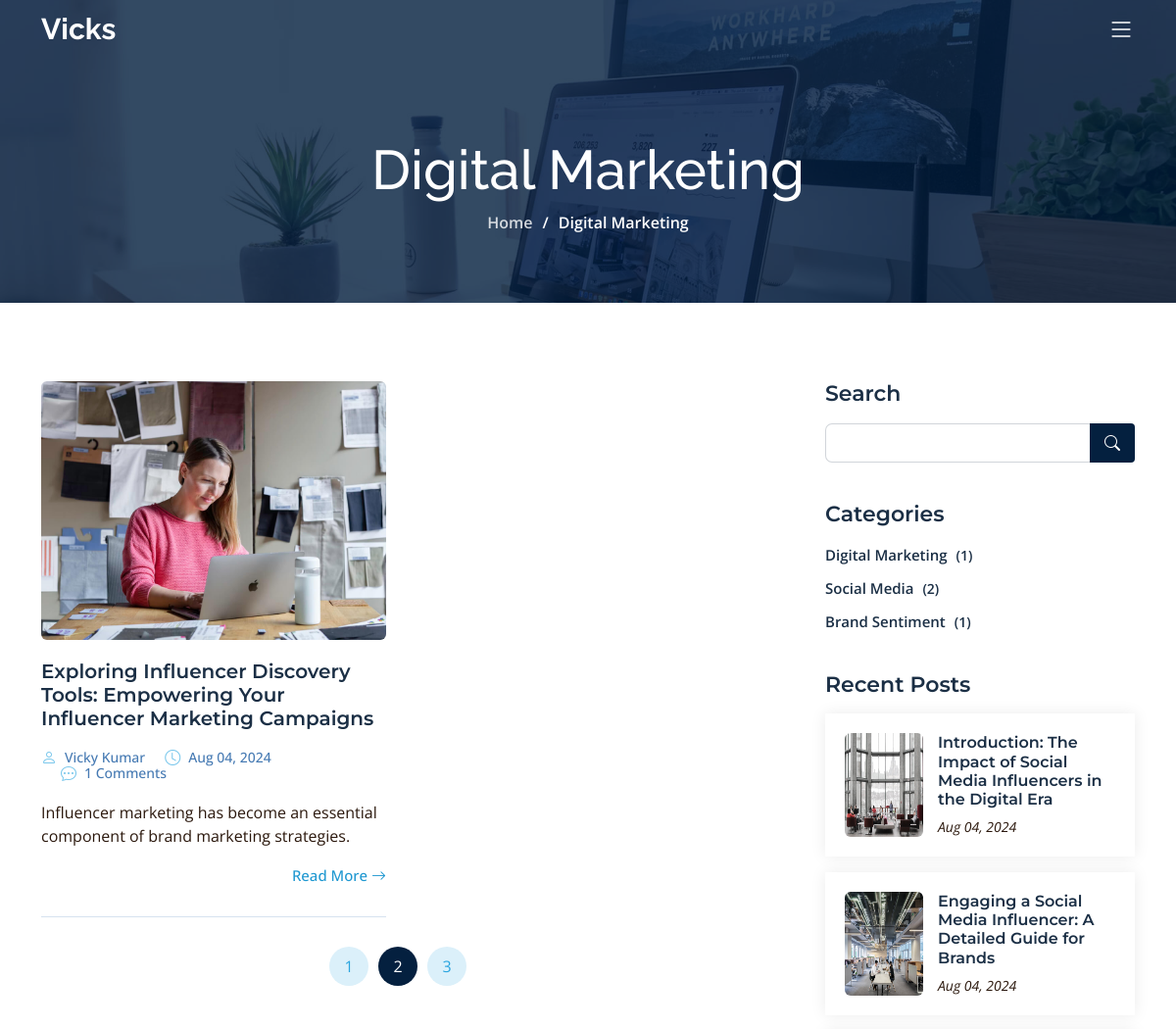
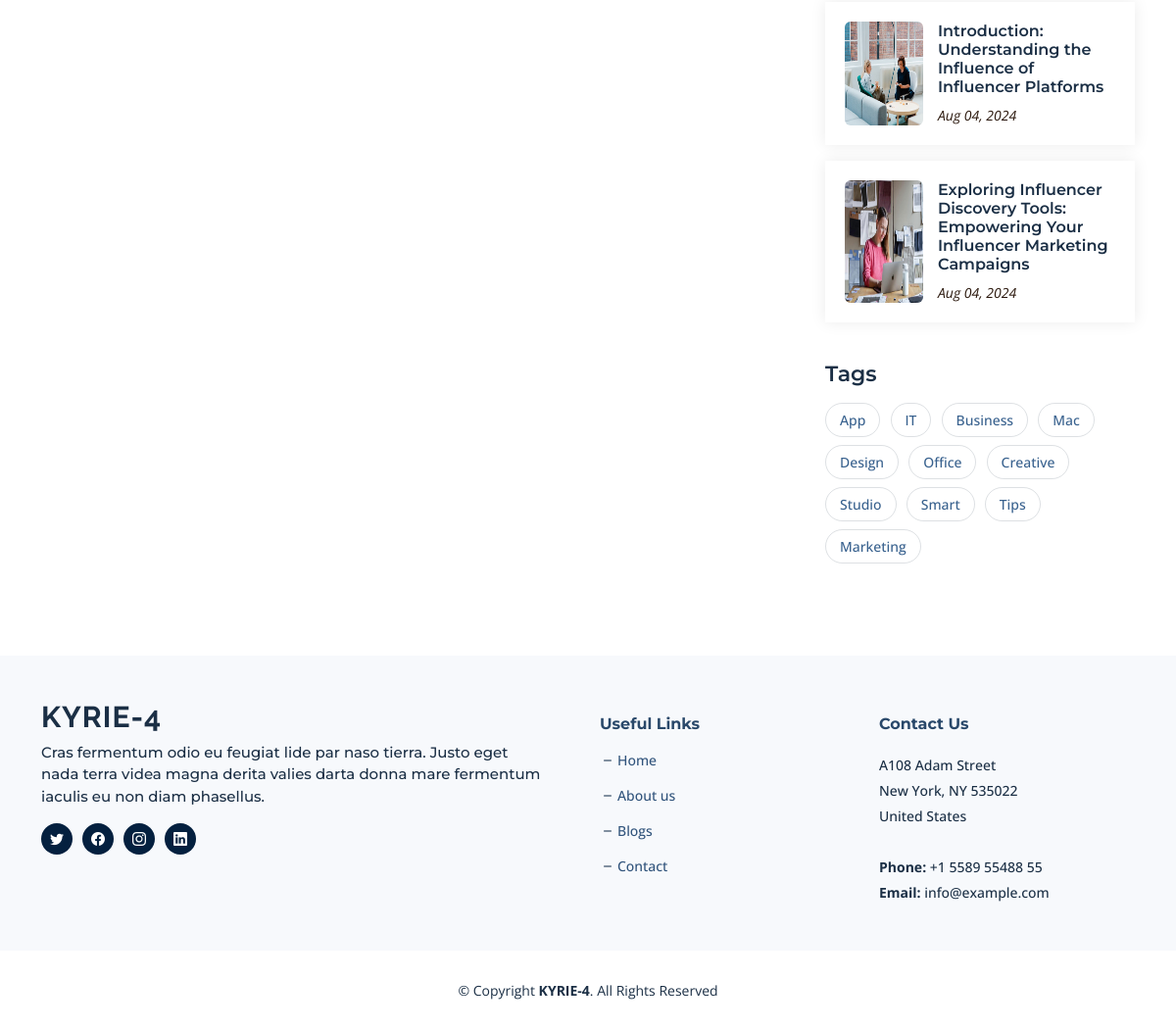
The page /category/Digital Marketing/ on the database its author committed (2 pictures, top to bottom).
### blog/models.py (models this page shows, shortened)
class BlogCategory(models.Model):
    category_name = models.CharField(max_length=255)
    def __str__(self):
        return self.category_name
    def article_count(self):
        return self.article_set.count()

class Article(models.Model):
    meta_title = models.CharField(max_length=255)
    meta_description = models.TextField()
    meta_keywords = models.TextField()
    article_slug = models.SlugField(unique=True, max_length=255)
    author_name = models.CharField(max_length=255)
    article_title_h1 = models.CharField(max_length=255)
    category_name = models.ForeignKey('BlogCategory', on_delete=models.CASCADE)
    article_short_description = models.CharField(max_length=200)
    article_date = models.DateTimeField(default=timezone.now, blank=True, null=True)
    thoughts = models.TextField()
    description = RichTextField()
    image = models.ImageField(upload_to='article_images/')

### blog/views.py (the view)
# urls.py: path('category/<str:category>/', blog_views.category, name='category'),
def category(request, category):
    category = get_object_or_404(BlogCategory, category_name=category)
    recent_posts = Article.objects.all().order_by('-article_date')[:10]
    articles = Article.objects.filter(category_name=category)
    categories = BlogCategory.objects.all()
    return render(request, 'category.html', {
        'articles': articles,
        'categories': categories,
        'category' : category,
        'recent_posts': recent_posts,
    })

### blog/templates/category.html (shortened to what this page needs)
{% extends "base.html" %}
{% load static %}
{% block content %}
<div class="breadcrumbs d-flex align-items-center" style="background-image: url('{% static 'assets/img/blog-header.jpg' %}');">
  <div class="container position-relative d-flex flex-column align-items-center">
    <h2>{{category}}</h2>
    <ol>
      <li><a href="/">Home</a></li>
      <li>{{category}}</li>
    </ol>
  </div>
</div>
<section id="blog" class="blog">
  <div class="container" data-aos="fade-up">
    <div class="row g-5">
      <div class="col-lg-8" data-aos="fade-up" data-aos-delay="200">
        <div class="row gy-5 posts-list">
          {% for article in articles %}
          <div class="col-lg-6">
            <article class="d-flex flex-column">
              <div class="post-img">
                <img src="{{ article.image.url }}" alt="{{ article.article_title_h1 }}" class="img-fluid rounded">
              </div>
              <h2 class="title">
                <a href="{% url 'article_detail' article.article_slug %}">{{ article.article_title_h1 }}</a>
              </h2>
              <div class="meta-top">
                <ul>
                  <li class="d-flex align-items-center"><i class="bi bi-person"></i> <a href="{% url 'article_detail' article.article_slug %}">{{ article.author_name }}</a></li>
                  <li class="d-flex align-items-center"><i class="bi bi-clock"></i> <a href="{% url 'article_detail' article.article_slug %}"><time datetime="{{ article.article_date }}">{{ article.article_date|date:"M d, Y" }}</time></a></li>
                  <li class="d-flex align-items-center"><i class="bi bi-chat-dots"></i> <a href="{% url 'article_detail' article.article_slug %}">{{ article.comments.count }} Comments</a></li>
                </ul>
              </div>
              <div class="content">
                <p>
                  {{ article.article_short_description }}
                </p>
              </div>
              <div class="read-more mt-auto align-self-end">
                <a href="{% url 'article_detail' article.article_slug %}">Read More <i class="bi bi-arrow-right"></i></a>
              </div>
            </article>
          </div>
          {% endfor %}
        </div>
        <div class="blog-pagination">
          <ul class="justify-content-center">
            <li><a href="#">1</a></li>
            <li class="active"><a href="#">2</a></li>
            <li><a href="#">3</a></li>
          </ul>
        </div>
      </div>
      <div class="col-lg-4" data-aos="fade-up" data-aos-delay="400">
        <div class="sidebar ps-lg-4">
          <div class="sidebar-item search-form">
            <h3 class="sidebar-title">Search</h3>
            <form action="" class="mt-3">
              <input type="text">
              <button type="submit"><i class="bi bi-search"></i></button>
            </form>
          </div>
          <div class="sidebar-item categories">
              <h3 class="sidebar-title">Categories</h3>
              <ul class="mt-3">
                  {% for category in categories %}
                      <li><a href="/category/{{ category.category_name }}/">{{ category.category_name }} <span>({{ category.article_count }})</span></a></li>
                  {% endfor %}
              </ul>
          </div>
          <div class="sidebar-item recent-posts">
            <h3 class="sidebar-title">Recent Posts</h3>
            <div class="mt-3">
              {% for recent_article in recent_posts %}
              <div class="post-item mt-3">
                <img src="{{ recent_article.image.url }}" alt="{{ recent_article.article_title_h1 }}" class="flex-shrink-0">
                <div>
                  <h4><a href="{% url 'article_detail' recent_article.article_slug %}">{{ recent_article.article_title_h1 }}</a></h4>
                  <time datetime="{{ recent_article.article_date }}">{{ recent_article.article_date|date:"M d, Y" }}</time>
                </div>
              </div>
              {% endfor %}
            </div>
          </div>
          <div class="sidebar-item tags">
            <h3 class="sidebar-title">Tags</h3>
            <ul class="mt-3">
              <li><a href="#">App</a></li>
              <li><a href="#">IT</a></li>
              <li><a href="#">Business</a></li>
              <li><a href="#">Mac</a></li>
              <li><a href="#">Design</a></li>
              <li><a href="#">Office</a></li>
              <li><a href="#">Creative</a></li>
              <li><a href="#">Studio</a></li>
              <li><a href="#">Smart</a></li>
              <li><a href="#">Tips</a></li>
              <li><a href="#">Marketing</a></li>
            </ul>
          </div>
        </div>
      </div>
    </div>
  </div>
</section>
{% endblock %}

### rows shown on the page
BlogCategory: category_name "Digital Marketing", article_count "1"
Article: image (picture), article_title_h1 "Exploring Influencer Discovery Tools: Empowering Your Influencer Marketing Campaigns", author_name "Vicky Kumar", article_date "Aug 04, 2024", comments.count "1", article_short_description "Influencer marketing has become an essential component of brand marketing strategies."
BlogCategory: category_name "Social Media", article_count "2"
BlogCategory: category_name "Brand Sentiment", article_count "1"
Article: image (picture), article_title_h1 "Introduction: The Impact of Social Media Influencers in the Digital Era", article_date "Aug 04, 2024"
Article: image (picture), article_title_h1 "Engaging a Social Media Influencer: A Detailed Guide for Brands", article_date "Aug 04, 2024"
Article: image (picture), article_title_h1 "Introduction: Understanding the Influence of Influencer Platforms", article_date "Aug 04, 2024"
